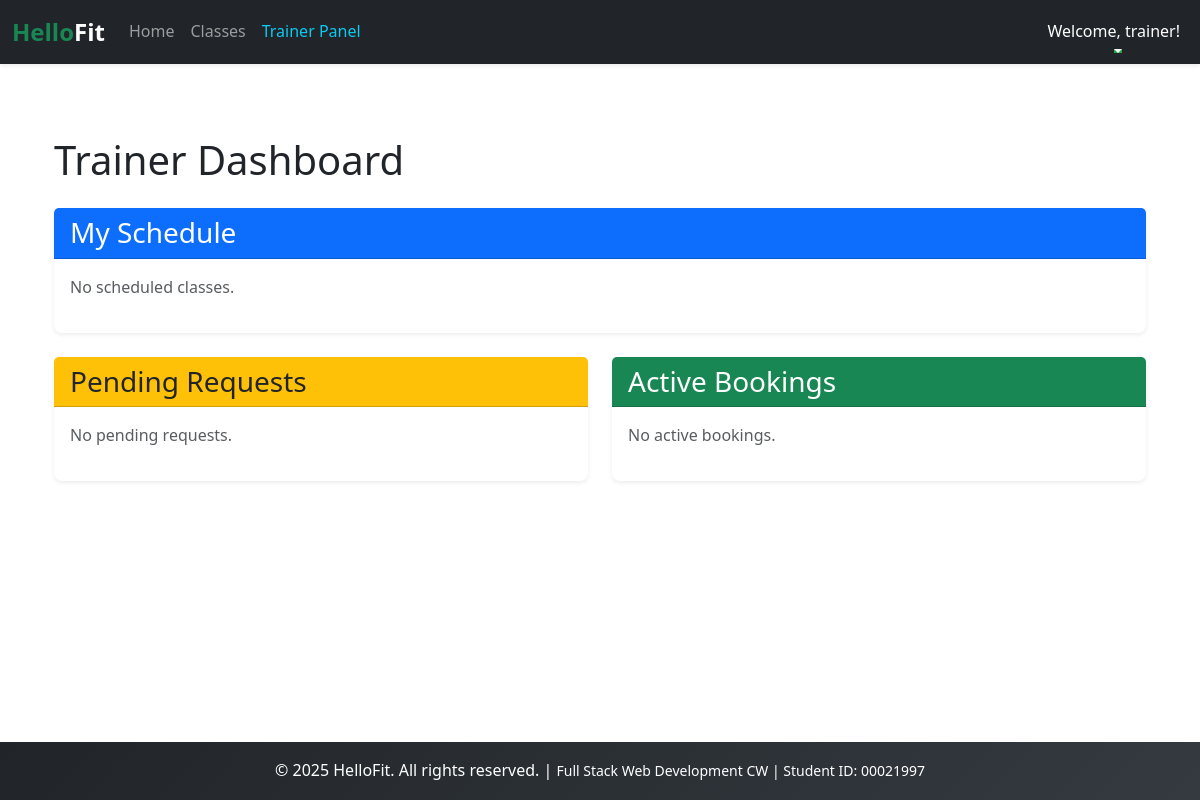
/trainer_dashboard/ (signed in), run on an earlier commit of the app's database.
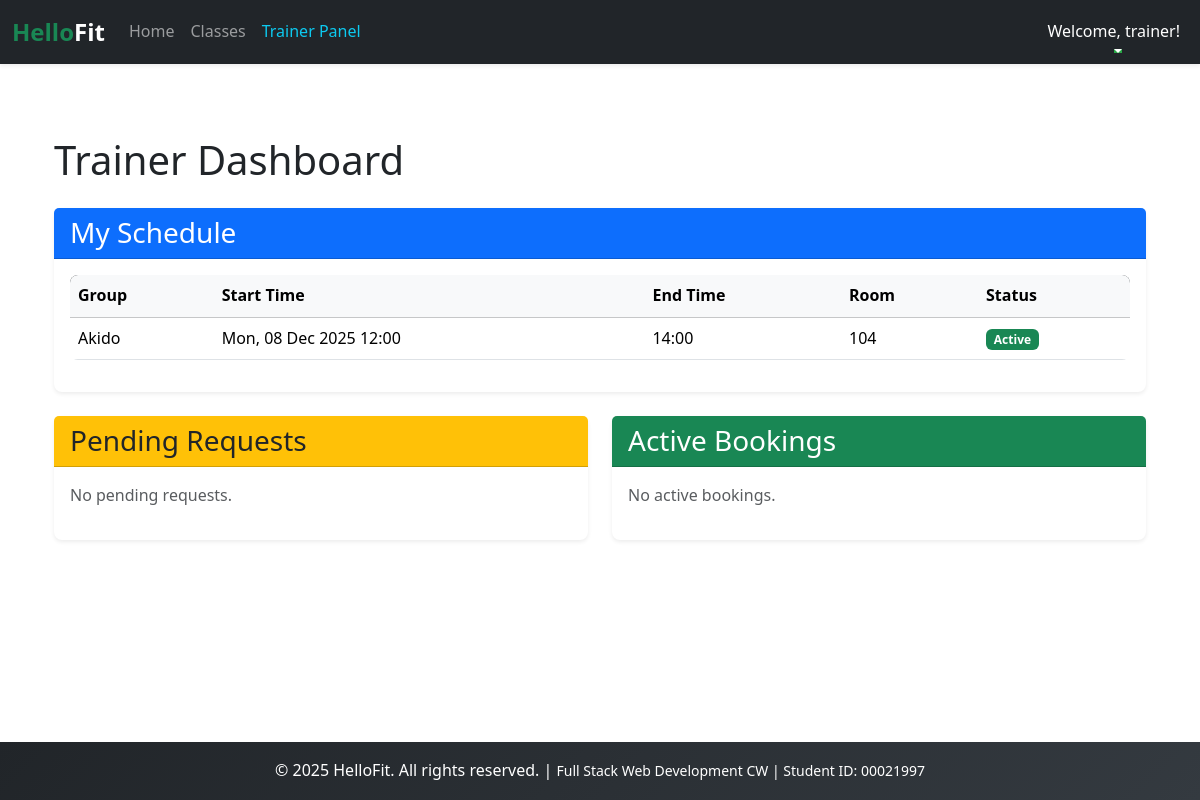
And on a later commit of the database.
### users/models.py (models this page shows, shortened)
class User(AbstractUser):
    ROLES = [
        ('member', 'Member'),
        ('trainer', 'Trainer'),
        ('staff', 'Staff'),
    ]
    role = models.CharField(max_length=10, choices=ROLES, default='member')
    phone = models.CharField(max_length=12, blank=True)
    join_date = models.DateTimeField(auto_now_add=True)

### scheduling/models.py (models this page shows, shortened)
class Schedule(models.Model):
    STATUS=[
        ('active','Active'),
        ('in_progress','In Progress'),
        ('inactive','Inactive'),
            ]
    group = models.ForeignKey(Group, on_delete=models.CASCADE)
    trainer = models.ForeignKey('users.Trainer', on_delete=models.CASCADE)
    start_time = models.DateTimeField()
    end_time = models.DateTimeField()
    room = models.IntegerField()
    status = models.CharField(max_length=25, choices=STATUS, default='inactive')
    recurrence_days = models.CharField(max_length=50, blank=True, null=True, help_text="0=Monday, 6=Sunday")
    repeat_until = models.DateField(blank=True, null=True)

class Group(models.Model):
    name=models.CharField(max_length=50)
    description=models.TextField(blank=True)
    duration=models.IntegerField()
    capacity=models.IntegerField(default=20)

### scheduling/views.py (the view, shortened to what this page needs)
# urls.py: path('trainer_dashboard/', trainer_dashboard, name='trainer_dashboard'),
@login_required
def trainer_dashboard(request):
    trainer = request.user.trainer
    my_schedule = Schedule.objects.filter(trainer=trainer, start_time__gte=timezone.now()).order_by('start_time')
    pending = Booking.objects.filter(trainer=trainer, status='pending').order_by('start_time')
    active = Booking.objects.filter(trainer=trainer, status='active',
                                    start_time__gte=timezone.now()).order_by('start_time')
    print(active)
    return render(request, 'scheduling/trainer_dashboard.html', {'my_schedule':my_schedule, 'pending':pending,
                                                                 'active':active, })

### scheduling/templates/scheduling/trainer_dashboard.html
{% extends 'base.html' %}
{% load static %}
{% block content %}
<div class="container mt-4">
    <h1 class="mb-4">Trainer Dashboard</h1>
    <div class="row">
        <div class="col-md-12 mb-4">
            <div class="card shadow-sm">
                <div class="card-header bg-primary text-white">
                    <h3 class="card-title mb-0">My Schedule</h3>
                </div>
                <div class="card-body">
                    {% if my_schedule %}
                    <div style="max-height: 400px; overflow-y: auto;">
                        <div class="table-responsive">
                            <table class="table table-hover">
                                <thead class="table-light sticky-top">
                                    <tr>
                                        <th>Group</th>
                                        <th>Start Time</th>
                                        <th>End Time</th>
                                        <th>Room</th>
                                        <th>Status</th>
                                    </tr>
                                </thead>
                                <tbody>
                                    {% for session in my_schedule %}
                                    <tr>
                                        <td>{{ session.group.name }}</td>
                                        <td>{{ session.start_time|date:"D, d M Y H:i" }}</td>
                                        <td>{{ session.end_time|date:"H:i" }}</td>
                                        <td>{{ session.room }}</td>
                                        <td>
                                            <span
                                                class="badge {% if session.status == 'active' %}bg-success{% else %}bg-secondary{% endif %}">
                                                {{ session.status|title }}
                                            </span>
                                        </td>
                                    </tr>
                                    {% endfor %}
                                </tbody>
                            </table>
                        </div>
                    </div>
                    {% else %}
                    <p class="text-muted">No scheduled classes.</p>
                    {% endif %}
                </div>
            </div>
        </div>
    </div>
    <div class="row">
        <div class="col-md-6 mb-4">
            <div class="card shadow-sm h-100">
                <div class="card-header bg-warning text-dark">
                    <h3 class="card-title mb-0">Pending Requests</h3>
                </div>
                <div class="card-body">
                    {% if pending %}
                    <div style="max-height: 400px; overflow-y: auto;">
                        {% for booking in pending %}
                        <div class="card mb-3 border-warning">
                            <div class="card-body">
                                <h5 class="card-title">{{ booking.member.user.first_name }} {{
                                    booking.member.user.last_name
                                    }}</h5>
                                <p class="card-text">
                                    <strong>Date:</strong> {{ booking.start_time|date:"D, d M Y" }}<br>
                                    <strong>Time:</strong> {{ booking.start_time|date:"H:i" }} - {{
                                    booking.end_time|date:"H:i" }}
                                </p>
                                <form method="post" class="d-flex gap-2">
                                    {% csrf_token %}
                                    <input type="hidden" name="booking_id" value="{{ booking.id }}">
                                    <button type="submit" name="action" value="active"
                                        class="btn btn-success btn-sm">Accept</button>
                                    <button type="submit" name="action" value="inactive"
                                        class="btn btn-danger btn-sm">Decline</button>
                                </form>
                            </div>
                        </div>
                        {% endfor %}
                    </div>
                    {% else %}
                    <p class="text-muted">No pending requests.</p>
                    {% endif %}
                </div>
            </div>
        </div>
        <div class="col-md-6 mb-4">
            <div class="card shadow-sm h-100">
                <div class="card-header bg-success text-white">
                    <h3 class="card-title mb-0">Active Bookings</h3>
                </div>
                <div class="card-body">
                    {% if active %}
                    <div style="max-height: 400px; overflow-y: auto;">
                        <div class="list-group">
                            {% for booking in active %}
                            <div class="list-group-item d-flex justify-content-between align-items-center">
                                <div>
                                    <h5 class="mb-1">{{ booking.member.user.first_name }}
                                        {{ booking.member.user.last_name }}</h5>
                                    <p class="mb-1">
                                        {{ booking.start_time|date:"D, d M Y H:i" }} - {{ booking.end_time|date:"H:i" }}
                                    </p>
                                </div>
                                <a href="{% url 'update_booking' booking.id %}"
                                    class="btn btn-outline-primary btn-sm">Update Time</a>
                            </div>
                            {% endfor %}
                        </div>
                    </div>
                    {% else %}
                    <p class="text-muted">No active bookings.</p>
                    {% endif %}
                </div>
            </div>
        </div>
    </div>
</div>
{% endblock %}

### templates/base.html (shortened to what this page needs)
{% load static %}
<!DOCTYPE html>
<html lang="en">
<head>
    <link href="https://cdn.jsdelivr.net/npm/bootstrap@5.3.3/dist/css/bootstrap.min.css" rel="stylesheet"
>
    <link rel="stylesheet" href="{% static 'css/style.css' %}">
</head>
<body style="display:flex;min-height:100vh;flex-direction:column;">
    <header>
        <nav class="navbar navbar-expand-lg navbar-dark bg-dark shadow-sm">
            <div class="container-fluid">
                <a class="navbar-brand fs-4 fw-bold text-success" href="{% url 'home' %}">
                    Hello<span class="text-white">Fit</span>
                </a>
                <div class="collapse navbar-collapse" id="navbarNav">
                    <ul class="navbar-nav me-auto mb-2 mb-lg-0">
                        <li class="nav-item">
                            <a class="nav-link" href="{% url 'home' %}">Home</a>
                        </li>
                        <li class="nav-item">
                            <a class="nav-link" href="{% url 'classes' %}">Classes</a>
                        </li>
                        {% if user.is_authenticated %}
                        {% if user.role == 'member' %}
                        <li class="nav-item">
                            <a class="nav-link text-warning" href="{% url 'member_dashboard' %}">My Dashboard</a>
                        </li>
                        {% elif user.role == 'trainer' %}
                        <li class="nav-item">
                            <a class="nav-link text-info" href="{% url 'trainer_dashboard' %}">Trainer Panel</a>
                        </li>
                        {% elif user.role == 'staff' %}
                        <li class="nav-item">
                            <a class="nav-link text-danger" href="{% url 'staff_dashboard' %}">Staff Admin</a>
                        </li>
                        {% endif %}
                        {% endif %}
                    </ul>
                    <ul class="navbar-nav ms-auto">
                        {% if user.is_authenticated %}
                        <li class="nav-item dropdown">
                            <a class="nav-link dropdown-toggle text-white" href="#" id="navbarDropdown" role="button"
                                data-bs-toggle="dropdown" aria-expanded="false">
                                Welcome, {{ user.first_name|default:user.username }}!
                            </a>
                        </li>
                        {% endif %}
                    </ul>
                </div>
            </div>
        </nav>
    </header>
    <main class="container my-5">
        {% block content %}
        {% endblock content %}
    </main>
    <footer class="bg-dark text-white text-center py-3 mt-auto">
        <div class="container">
            <p class="mb-0">
                &copy; 2025 HelloFit. All rights reserved. |
                <small>Full Stack Web Development CW | Student ID: 00021997</small>
            </p>
        </div>
    </footer>
</body>
</html>

### static/css/style.css (style rules this page uses)
:root { --primary-green: #28a745; --dark-bg: #212529; --light-gray: #f8f9fa; --border-radius: 8px; --transition-speed: 0.3s; }
body { font-family: 'Segoe UI', Tahoma, Geneva, Verdana, sans-serif; line-height: 1.6; }
html { scroll-behavior: smooth; }
.card { border-radius: var(--border-radius); border: none; box-shadow: 0 2px 8px rgba(0, 0, 0, 0.1); transition: all var(--transition-speed) ease; }
.navbar { box-shadow: 0 2px 4px rgba(0, 0, 0, 0.1); }
.navbar-brand { transition: all var(--transition-speed) ease; }
.nav-link { position: relative; transition: all var(--transition-speed) ease; }
.nav-link::after { content: ''; position: absolute; bottom: 0; left: 50%; width: 0; height: 2px; background: var(--primary-green); transition: all var(--transition-speed) ease; transform: translateX(-50%); }
.table { border-radius: var(--border-radius); overflow: hidden; }
.table thead { background: linear-gradient(135deg, var(--dark-bg) 0%, #343a40 100%); color: white; }
.table-hover tbody tr { transition: all var(--transition-speed) ease; }
footer { background: linear-gradient(135deg, var(--dark-bg) 0%, #343a40 100%); }

What changed in the data, as far as the page shows it:
added Schedule: group.name "Akido", start_time "Mon, 08 Dec 2025 12:00", end_time "14:00", room "104", status "Active"
Also different on the page:
text no longer shown: "No scheduled classes."
text now shown: "Group Start Time End Time Room Status"
